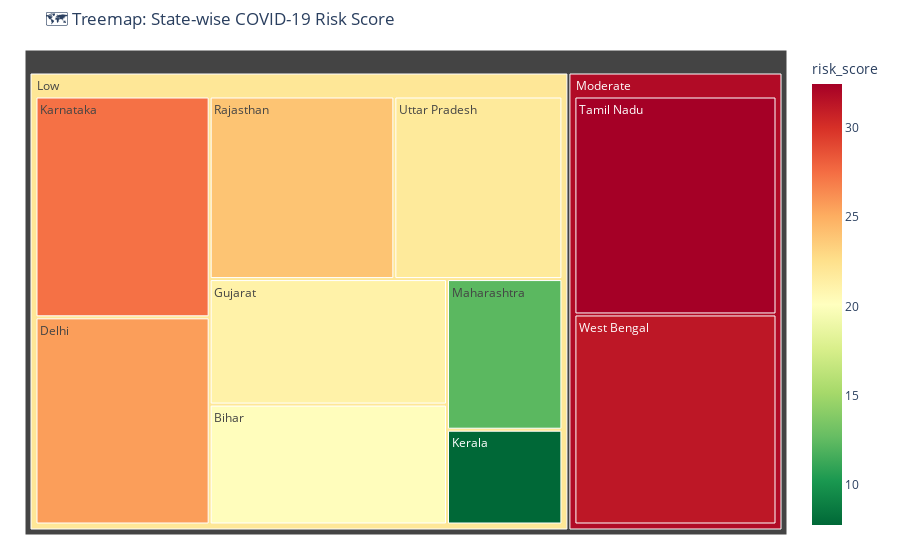

The code cell stored with this chart in its notebook:
### Code cell
fig = px.treemap(
    state_data,
    path=['risk_level', 'state'],
    values='risk_score',
    color='risk_score',
    color_continuous_scale='RdYlGn_r',
    title='🗺️ Treemap: State-wise COVID-19 Risk Score'
)
fig.update_layout(margin=dict(t=50, l=25, r=25, b=25))
fig.show()

### Figure 1 — Plotly figure (JSON) as saved in the notebook; plotly's stock layout.template omitted (floating-point values rounded to 4 significant figures)
{"data": [{"branchvalues": "total", "customdata": [[20.23], [25.65], [21.18], [27.34], [7.776], [12.36], [23.97], [32.43], [21.81], [31.25], [22.0], [31.85]], "domain": {"x": [0, 1], "y": [0, 1]}, "hovertemplate": "labels=%{label}<br>risk_score_sum=%{value}<br>parent=%{parent}<br>id=%{id}<br>risk_score=%{color}<extra></extra>", "ids": ["Low/Bihar", "Low/Delhi", "Low/Gujarat", "Low/Karnataka", "Low/Kerala", "Low/Maharashtra", "Low/Rajasthan", "Moderate/Tamil Nadu", "Low/Uttar Pradesh", "Moderate/West Bengal", "Low", "Moderate"], "labels": ["Bihar", "Delhi", "Gujarat", "Karnataka", "Kerala", "Maharashtra", "Rajasthan", "Tamil Nadu", "Uttar Pradesh", "West Bengal", "Low", "Moderate"], "marker": {"coloraxis": "coloraxis", "colors": [20.23, 25.65, 21.18, 27.34, 7.776, 12.36, 23.97, 32.43, 21.81, 31.25, 22.0, 31.85]}, "name": "", "parents": ["Low", "Low", "Low", "Low", "Low", "Low", "Low", "Moderate", "Low", "Moderate", "", ""], "type": "treemap", "values": [20.23, 25.65, 21.18, 27.34, 7.776, 12.36, 23.97, 32.43, 21.81, 31.25, 160.3, 63.68]}], "layout": {"coloraxis": {"colorbar": {"title": {"text": "risk_score"}}, "colorscale": [[0, "rgb(0,104,55)"], [0.1, "rgb(26,152,80)"], [0.2, "rgb(102,189,99)"], [0.3, "rgb(166,217,106)"], [0.4, "rgb(217,239,139)"], [0.5, "rgb(255,255,191)"], [0.6, "rgb(254,224,139)"], [0.7, "rgb(253,174,97)"], [0.8, "rgb(244,109,67)"], [0.9, "rgb(215,48,39)"], [1, "rgb(165,0,38)"]]}, "legend": {"tracegroupgap": 0}, "margin": {"b": 25, "l": 25, "r": 25, "t": 50}, "title": {"text": "🗺️ Treemap: State-wise COVID-19 Risk Score"}}}
